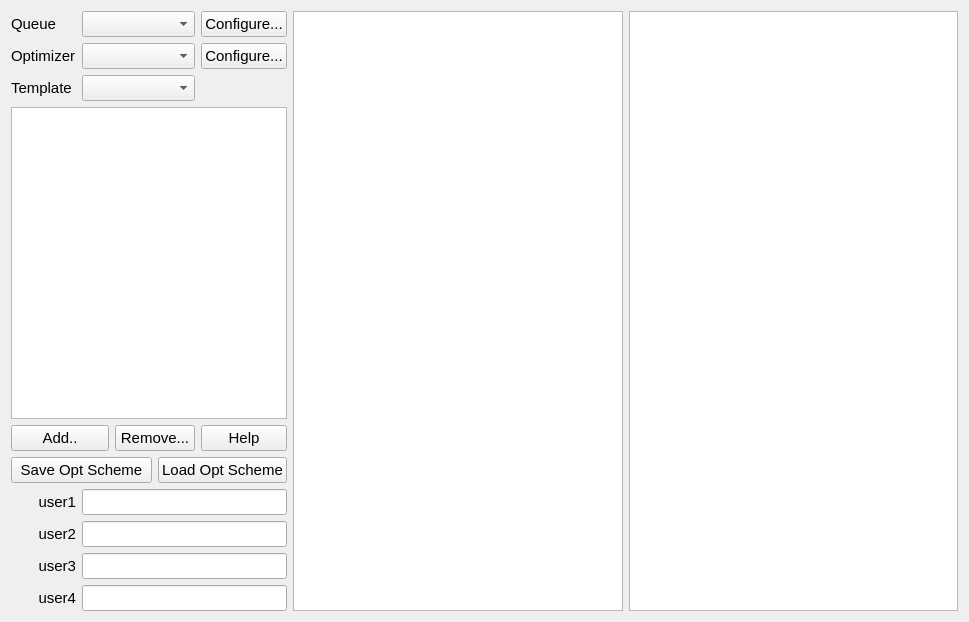
<?xml version="1.0" encoding="UTF-8"?>
<ui version="4.0">
 <class>DefaultOptTab</class>
 <widget class="QWidget" name="DefaultOptTab">
  <property name="geometry">
   <rect>
    <x>0</x>
    <y>0</y>
    <width>969</width>
    <height>622</height>
   </rect>
  </property>
  <property name="font">
   <font>
    <pointsize>11</pointsize>
   </font>
  </property>
  <property name="windowTitle">
   <string>Form</string>
  </property>
  <layout class="QGridLayout" name="gridLayout">
   <item row="0" column="0">
    <widget class="QLabel" name="label_6">
     <property name="sizePolicy">
      <sizepolicy hsizetype="Preferred" vsizetype="Preferred">
       <horstretch>0</horstretch>
       <verstretch>0</verstretch>
      </sizepolicy>
     </property>
     <property name="font">
      <font>
       <pointsize>11</pointsize>
      </font>
     </property>
     <property name="text">
      <string>Queue</string>
     </property>
     <property name="alignment">
      <set>Qt::AlignLeading|Qt::AlignLeft|Qt::AlignVCenter</set>
     </property>
     <property name="buddy">
      <cstring>combo_queueInterfaces</cstring>
     </property>
    </widget>
   </item>
   <item row="0" column="1" colspan="3">
    <widget class="QComboBox" name="combo_queueInterfaces">
     <property name="minimumSize">
      <size>
       <width>0</width>
       <height>25</height>
      </size>
     </property>
     <property name="font">
      <font>
       <pointsize>11</pointsize>
      </font>
     </property>
     <property name="focusPolicy">
      <enum>Qt::StrongFocus</enum>
     </property>
    </widget>
   </item>
   <item row="0" column="4">
    <widget class="QPushButton" name="push_queueInterfaceConfig">
     <property name="sizePolicy">
      <sizepolicy hsizetype="Maximum" vsizetype="Fixed">
       <horstretch>0</horstretch>
       <verstretch>0</verstretch>
      </sizepolicy>
     </property>
     <property name="font">
      <font>
       <pointsize>11</pointsize>
      </font>
     </property>
     <property name="focusPolicy">
      <enum>Qt::StrongFocus</enum>
     </property>
     <property name="text">
      <string>Configure...</string>
     </property>
    </widget>
   </item>
   <item row="0" column="5" rowspan="10">
    <widget class="QTextEdit" name="edit_edit">
     <property name="sizePolicy">
      <sizepolicy hsizetype="MinimumExpanding" vsizetype="Expanding">
       <horstretch>0</horstretch>
       <verstretch>0</verstretch>
      </sizepolicy>
     </property>
     <property name="font">
      <font>
       <pointsize>11</pointsize>
      </font>
     </property>
    </widget>
   </item>
   <item row="0" column="6" rowspan="10">
    <widget class="QListWidget" name="list_edit">
     <property name="sizePolicy">
      <sizepolicy hsizetype="MinimumExpanding" vsizetype="Expanding">
       <horstretch>0</horstretch>
       <verstretch>0</verstretch>
      </sizepolicy>
     </property>
     <property name="font">
      <font>
       <pointsize>11</pointsize>
      </font>
     </property>
    </widget>
   </item>
   <item row="1" column="0">
    <widget class="QLabel" name="label_5">
     <property name="font">
      <font>
       <pointsize>11</pointsize>
      </font>
     </property>
     <property name="text">
      <string>Optimizer</string>
     </property>
     <property name="alignment">
      <set>Qt::AlignLeading|Qt::AlignLeft|Qt::AlignVCenter</set>
     </property>
     <property name="buddy">
      <cstring>combo_optimizers</cstring>
     </property>
    </widget>
   </item>
   <item row="1" column="1" colspan="3">
    <widget class="QComboBox" name="combo_optimizers">
     <property name="minimumSize">
      <size>
       <width>0</width>
       <height>25</height>
      </size>
     </property>
     <property name="font">
      <font>
       <pointsize>11</pointsize>
      </font>
     </property>
     <property name="focusPolicy">
      <enum>Qt::StrongFocus</enum>
     </property>
    </widget>
   </item>
   <item row="1" column="4">
    <widget class="QPushButton" name="push_optimizerConfig">
     <property name="font">
      <font>
       <pointsize>11</pointsize>
      </font>
     </property>
     <property name="focusPolicy">
      <enum>Qt::StrongFocus</enum>
     </property>
     <property name="text">
      <string>Configure...</string>
     </property>
    </widget>
   </item>
   <item row="2" column="0">
    <widget class="QLabel" name="label_15">
     <property name="font">
      <font>
       <pointsize>11</pointsize>
      </font>
     </property>
     <property name="text">
      <string>Template</string>
     </property>
     <property name="alignment">
      <set>Qt::AlignLeading|Qt::AlignLeft|Qt::AlignVCenter</set>
     </property>
     <property name="buddy">
      <cstring>combo_templates</cstring>
     </property>
    </widget>
   </item>
   <item row="2" column="1" colspan="3">
    <widget class="QComboBox" name="combo_templates">
     <property name="minimumSize">
      <size>
       <width>0</width>
       <height>25</height>
      </size>
     </property>
     <property name="font">
      <font>
       <pointsize>11</pointsize>
      </font>
     </property>
     <property name="focusPolicy">
      <enum>Qt::StrongFocus</enum>
     </property>
    </widget>
   </item>
   <item row="3" column="0" colspan="5">
    <widget class="QListWidget" name="list_optStep">
     <property name="font">
      <font>
       <pointsize>11</pointsize>
      </font>
     </property>
    </widget>
   </item>
   <item row="4" column="0" colspan="2">
    <widget class="QPushButton" name="push_add">
     <property name="font">
      <font>
       <pointsize>11</pointsize>
      </font>
     </property>
     <property name="focusPolicy">
      <enum>Qt::StrongFocus</enum>
     </property>
     <property name="text">
      <string>Add..</string>
     </property>
    </widget>
   </item>
   <item row="4" column="2" colspan="2">
    <widget class="QPushButton" name="push_remove">
     <property name="font">
      <font>
       <pointsize>11</pointsize>
      </font>
     </property>
     <property name="focusPolicy">
      <enum>Qt::StrongFocus</enum>
     </property>
     <property name="text">
      <string>Remove...</string>
     </property>
    </widget>
   </item>
   <item row="4" column="4">
    <widget class="QPushButton" name="push_help">
     <property name="font">
      <font>
       <pointsize>11</pointsize>
      </font>
     </property>
     <property name="focusPolicy">
      <enum>Qt::StrongFocus</enum>
     </property>
     <property name="text">
      <string>Help</string>
     </property>
    </widget>
   </item>
   <item row="5" column="0" colspan="3">
    <widget class="QPushButton" name="push_saveScheme">
     <property name="font">
      <font>
       <pointsize>11</pointsize>
      </font>
     </property>
     <property name="focusPolicy">
      <enum>Qt::StrongFocus</enum>
     </property>
     <property name="text">
      <string>Save Opt Scheme</string>
     </property>
    </widget>
   </item>
   <item row="5" column="3" colspan="2">
    <widget class="QPushButton" name="push_loadScheme">
     <property name="font">
      <font>
       <pointsize>11</pointsize>
      </font>
     </property>
     <property name="focusPolicy">
      <enum>Qt::StrongFocus</enum>
     </property>
     <property name="text">
      <string>Load Opt Scheme</string>
     </property>
    </widget>
   </item>
   <item row="6" column="0">
    <widget class="QLabel" name="label">
     <property name="font">
      <font>
       <pointsize>11</pointsize>
      </font>
     </property>
     <property name="text">
      <string>user1</string>
     </property>
     <property name="alignment">
      <set>Qt::AlignRight|Qt::AlignTrailing|Qt::AlignVCenter</set>
     </property>
    </widget>
   </item>
   <item row="7" column="0">
    <widget class="QLabel" name="label_2">
     <property name="font">
      <font>
       <pointsize>11</pointsize>
      </font>
     </property>
     <property name="text">
      <string>user2</string>
     </property>
     <property name="alignment">
      <set>Qt::AlignRight|Qt::AlignTrailing|Qt::AlignVCenter</set>
     </property>
    </widget>
   </item>
   <item row="8" column="0">
    <widget class="QLabel" name="label_3">
     <property name="font">
      <font>
       <pointsize>11</pointsize>
      </font>
     </property>
     <property name="text">
      <string>user3</string>
     </property>
     <property name="alignment">
      <set>Qt::AlignRight|Qt::AlignTrailing|Qt::AlignVCenter</set>
     </property>
    </widget>
   </item>
   <item row="9" column="0">
    <widget class="QLabel" name="label_4">
     <property name="font">
      <font>
       <pointsize>11</pointsize>
      </font>
     </property>
     <property name="text">
      <string>user4</string>
     </property>
     <property name="alignment">
      <set>Qt::AlignRight|Qt::AlignTrailing|Qt::AlignVCenter</set>
     </property>
    </widget>
   </item>
   <item row="6" column="1" colspan="4">
    <widget class="QLineEdit" name="edit_user1">
     <property name="minimumSize">
      <size>
       <width>0</width>
       <height>25</height>
      </size>
     </property>
     <property name="font">
      <font>
       <pointsize>11</pointsize>
      </font>
     </property>
    </widget>
   </item>
   <item row="7" column="1" colspan="4">
    <widget class="QLineEdit" name="edit_user2">
     <property name="minimumSize">
      <size>
       <width>0</width>
       <height>25</height>
      </size>
     </property>
     <property name="font">
      <font>
       <pointsize>11</pointsize>
      </font>
     </property>
    </widget>
   </item>
   <item row="8" column="1" colspan="4">
    <widget class="QLineEdit" name="edit_user3">
     <property name="minimumSize">
      <size>
       <width>0</width>
       <height>25</height>
      </size>
     </property>
     <property name="font">
      <font>
       <pointsize>11</pointsize>
      </font>
     </property>
    </widget>
   </item>
   <item row="9" column="1" colspan="4">
    <widget class="QLineEdit" name="edit_user4">
     <property name="minimumSize">
      <size>
       <width>0</width>
       <height>25</height>
      </size>
     </property>
     <property name="font">
      <font>
       <pointsize>11</pointsize>
      </font>
     </property>
    </widget>
   </item>
  </layout>
 </widget>
 <tabstops>
  <tabstop>combo_queueInterfaces</tabstop>
  <tabstop>push_queueInterfaceConfig</tabstop>
  <tabstop>combo_optimizers</tabstop>
  <tabstop>push_optimizerConfig</tabstop>
  <tabstop>combo_templates</tabstop>
  <tabstop>list_optStep</tabstop>
  <tabstop>push_add</tabstop>
  <tabstop>push_remove</tabstop>
  <tabstop>push_help</tabstop>
  <tabstop>push_saveScheme</tabstop>
  <tabstop>push_loadScheme</tabstop>
  <tabstop>edit_user1</tabstop>
  <tabstop>edit_user2</tabstop>
  <tabstop>edit_user3</tabstop>
  <tabstop>edit_user4</tabstop>
  <tabstop>edit_edit</tabstop>
  <tabstop>list_edit</tabstop>
 </tabstops>
 <resources/>
 <connections/>
</ui>
